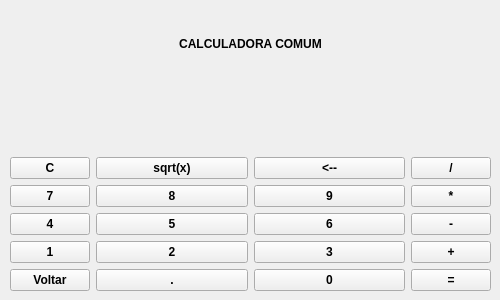
<?xml version="1.0" encoding="UTF-8"?>
<ui version="4.0">
 <class>CalculadoraComum</class>
 <widget class="QWidget" name="CalculadoraComum">
  <property name="geometry">
   <rect>
    <x>0</x>
    <y>0</y>
    <width>500</width>
    <height>300</height>
   </rect>
  </property>
  <property name="minimumSize">
   <size>
    <width>500</width>
    <height>300</height>
   </size>
  </property>
  <property name="windowTitle">
   <string>Calculadora Comum</string>
  </property>
  <widget class="QWidget" name="layoutWidget">
   <property name="geometry">
    <rect>
     <x>10</x>
     <y>10</y>
     <width>481</width>
     <height>281</height>
    </rect>
   </property>
   <property name="font">
    <font>
     <weight>75</weight>
     <bold>true</bold>
    </font>
   </property>
   <layout class="QGridLayout" name="gridLayout">
    <item row="6" column="5">
     <widget class="QPushButton" name="igual">
      <property name="text">
       <string>=</string>
      </property>
     </widget>
    </item>
    <item row="3" column="5">
     <widget class="QPushButton" name="vezes">
      <property name="font">
       <font>
        <weight>75</weight>
        <bold>true</bold>
       </font>
      </property>
      <property name="text">
       <string>*</string>
      </property>
     </widget>
    </item>
    <item row="5" column="5">
     <widget class="QPushButton" name="mais">
      <property name="font">
       <font>
        <weight>75</weight>
        <bold>true</bold>
       </font>
      </property>
      <property name="text">
       <string>+</string>
      </property>
     </widget>
    </item>
    <item row="3" column="1" colspan="2">
     <widget class="QPushButton" name="oito">
      <property name="font">
       <font>
        <weight>75</weight>
        <bold>true</bold>
       </font>
      </property>
      <property name="text">
       <string>8</string>
      </property>
     </widget>
    </item>
    <item row="4" column="5">
     <widget class="QPushButton" name="menos">
      <property name="font">
       <font>
        <weight>75</weight>
        <bold>true</bold>
       </font>
      </property>
      <property name="text">
       <string>-</string>
      </property>
     </widget>
    </item>
    <item row="5" column="1" colspan="2">
     <widget class="QPushButton" name="dois">
      <property name="font">
       <font>
        <weight>75</weight>
        <bold>true</bold>
       </font>
      </property>
      <property name="text">
       <string>2</string>
      </property>
     </widget>
    </item>
    <item row="3" column="3" colspan="2">
     <widget class="QPushButton" name="nove">
      <property name="font">
       <font>
        <weight>75</weight>
        <bold>true</bold>
       </font>
      </property>
      <property name="text">
       <string>9</string>
      </property>
     </widget>
    </item>
    <item row="4" column="3" colspan="2">
     <widget class="QPushButton" name="seis">
      <property name="font">
       <font>
        <weight>75</weight>
        <bold>true</bold>
       </font>
      </property>
      <property name="text">
       <string>6</string>
      </property>
     </widget>
    </item>
    <item row="2" column="3" colspan="2">
     <widget class="QPushButton" name="apaga">
      <property name="font">
       <font>
        <weight>75</weight>
        <bold>true</bold>
       </font>
      </property>
      <property name="text">
       <string>&lt;--</string>
      </property>
     </widget>
    </item>
    <item row="4" column="0">
     <widget class="QPushButton" name="quatro">
      <property name="font">
       <font>
        <weight>75</weight>
        <bold>true</bold>
       </font>
      </property>
      <property name="text">
       <string>4</string>
      </property>
     </widget>
    </item>
    <item row="5" column="3" colspan="2">
     <widget class="QPushButton" name="trez">
      <property name="font">
       <font>
        <weight>75</weight>
        <bold>true</bold>
       </font>
      </property>
      <property name="text">
       <string>3</string>
      </property>
     </widget>
    </item>
    <item row="3" column="0">
     <widget class="QPushButton" name="sete">
      <property name="font">
       <font>
        <weight>75</weight>
        <bold>true</bold>
       </font>
      </property>
      <property name="text">
       <string>7</string>
      </property>
     </widget>
    </item>
    <item row="1" column="0" colspan="6">
     <widget class="QLabel" name="display">
      <property name="font">
       <font>
        <family>Segoe UI Semibold</family>
        <pointsize>20</pointsize>
        <weight>75</weight>
        <bold>true</bold>
       </font>
      </property>
      <property name="text">
       <string/>
      </property>
      <property name="alignment">
       <set>Qt::AlignRight|Qt::AlignTrailing|Qt::AlignVCenter</set>
      </property>
     </widget>
    </item>
    <item row="2" column="0">
     <widget class="QPushButton" name="C">
      <property name="font">
       <font>
        <weight>75</weight>
        <bold>true</bold>
       </font>
      </property>
      <property name="text">
       <string>C</string>
      </property>
     </widget>
    </item>
    <item row="6" column="1" colspan="2">
     <widget class="QPushButton" name="virgula">
      <property name="text">
       <string>.</string>
      </property>
     </widget>
    </item>
    <item row="2" column="5">
     <widget class="QPushButton" name="divisao">
      <property name="font">
       <font>
        <weight>75</weight>
        <bold>true</bold>
       </font>
      </property>
      <property name="text">
       <string>/</string>
      </property>
     </widget>
    </item>
    <item row="4" column="1" colspan="2">
     <widget class="QPushButton" name="cinco">
      <property name="font">
       <font>
        <weight>75</weight>
        <bold>true</bold>
       </font>
      </property>
      <property name="text">
       <string>5</string>
      </property>
     </widget>
    </item>
    <item row="6" column="0">
     <widget class="QPushButton" name="voltar">
      <property name="text">
       <string>Voltar</string>
      </property>
     </widget>
    </item>
    <item row="2" column="1" colspan="2">
     <widget class="QPushButton" name="raiz">
      <property name="font">
       <font>
        <weight>75</weight>
        <bold>true</bold>
       </font>
      </property>
      <property name="text">
       <string>sqrt(x)</string>
      </property>
     </widget>
    </item>
    <item row="6" column="3" colspan="2">
     <widget class="QPushButton" name="zero">
      <property name="text">
       <string>0</string>
      </property>
     </widget>
    </item>
    <item row="5" column="0">
     <widget class="QPushButton" name="um">
      <property name="font">
       <font>
        <weight>75</weight>
        <bold>true</bold>
       </font>
      </property>
      <property name="text">
       <string>1</string>
      </property>
     </widget>
    </item>
    <item row="0" column="0" colspan="6">
     <widget class="QLabel" name="Titulo">
      <property name="font">
       <font>
        <weight>75</weight>
        <bold>true</bold>
       </font>
      </property>
      <property name="text">
       <string>CALCULADORA COMUM</string>
      </property>
      <property name="alignment">
       <set>Qt::AlignCenter</set>
      </property>
     </widget>
    </item>
   </layout>
  </widget>
 </widget>
 <resources/>
 <connections/>
</ui>
